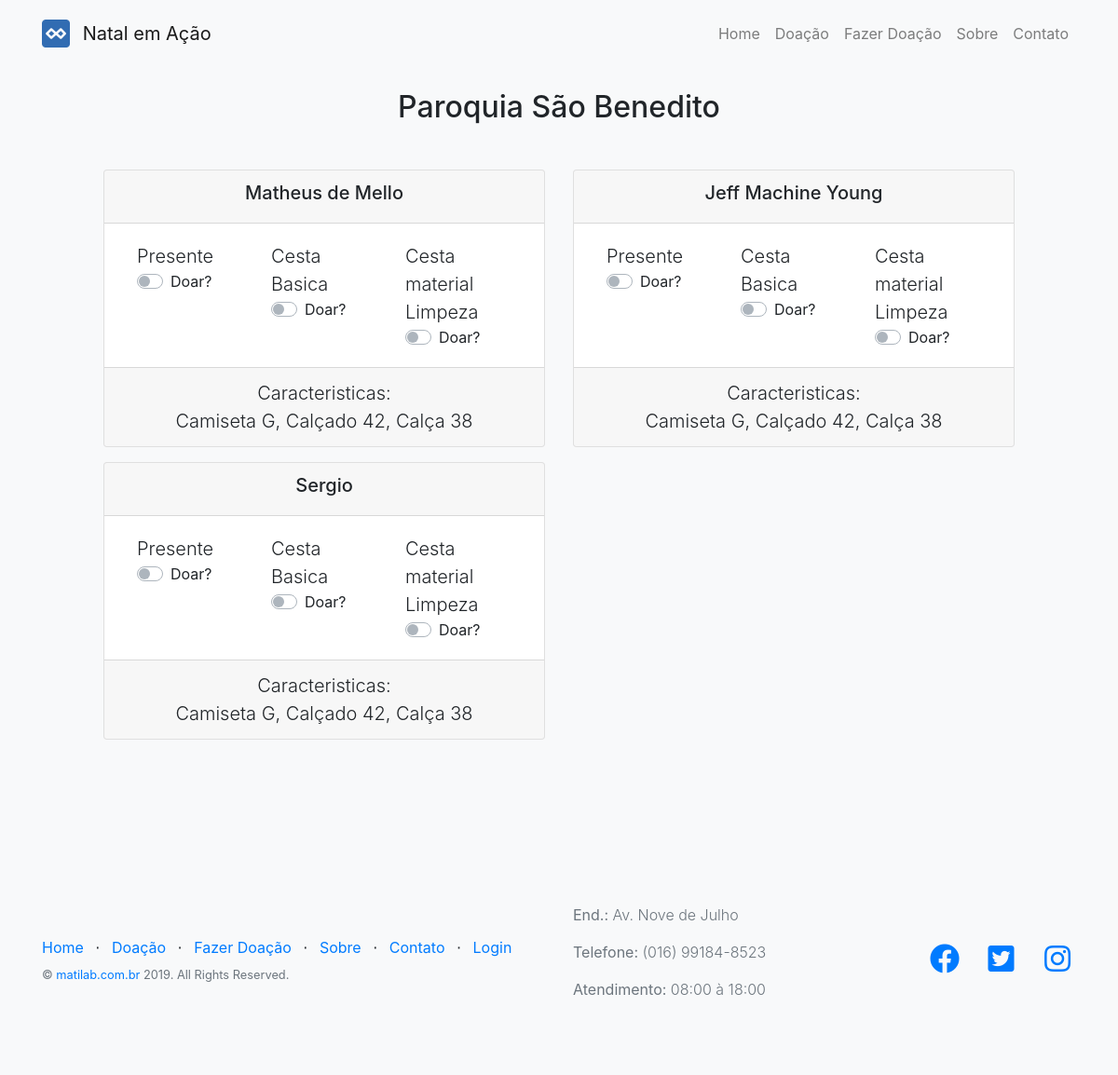
The app's page /doacao/doar with its own data.
### tables this page shows
CREATE TABLE `tbl_pagina` (
  `id_pagina` int(11) NOT NULL AUTO_INCREMENT,
  `pagina` varchar(150) NOT NULL,
  `url` varchar(150) NOT NULL,
  `principal` enum('Não','Sim') NOT NULL DEFAULT 'Não',
  `configuracao` enum('Não','Sim') NOT NULL DEFAULT 'Não',
  `ativo` enum('Ativo','Desativado') NOT NULL DEFAULT 'Ativo',
  `ordem` int(3) NOT NULL,
  PRIMARY KEY (`id_pagina`)
);

CREATE TABLE `tbl_entidade` (
  `id_entidade` int(11) NOT NULL AUTO_INCREMENT,
  `nome_entidade` varchar(150) NOT NULL,
  `nome_fantasia` varchar(250) NOT NULL,
  `endereco` varchar(250) NOT NULL,
  `numero` varchar(10) NOT NULL,
  `telefone` varchar(12) NOT NULL,
  `complemento` varchar(100) DEFAULT NULL,
  `ativo` enum('Ativo','Desativado') NOT NULL DEFAULT 'Ativo',
  PRIMARY KEY (`id_entidade`)
);

CREATE TABLE `tbl_movimento` (
  `id_movimento` int(11) NOT NULL AUTO_INCREMENT,
  `id_entidade` int(11) NOT NULL,
  `id_beneficiado` int(11) NOT NULL,
  `dt_periodo` date NOT NULL,
  PRIMARY KEY (`id_movimento`),
  KEY `fk_mov_entidade` (`id_entidade`),
  KEY `fk_mov_benef` (`id_beneficiado`),
  CONSTRAINT `fk_mov_benef` FOREIGN KEY (`id_beneficiado`) REFERENCES `tbl_beneficiado` (`id_beneficiado`),
  CONSTRAINT `fk_mov_entidade` FOREIGN KEY (`id_entidade`) REFERENCES `tbl_entidade` (`id_entidade`)
);

CREATE TABLE `tbl_beneficiado` (
  `id_beneficiado` int(11) NOT NULL AUTO_INCREMENT,
  `id_entidade` int(11) NOT NULL,
  `nome_benef` varchar(250) NOT NULL,
  `nr_rg_cpf` varchar(14) NOT NULL,
  `endereco` varchar(250) NOT NULL,
  `numero` varchar(10) NOT NULL,
  `telefone` varchar(12) NOT NULL,
  `complemento` varchar(100) DEFAULT NULL,
  `ativo` enum('Ativo','Desativado') NOT NULL DEFAULT 'Ativo',
  `caracteristicas` varchar(150) NOT NULL,
  PRIMARY KEY (`id_beneficiado`),
  KEY `fk_entidade_benef` (`id_entidade`),
  CONSTRAINT `fk_entidade_benef` FOREIGN KEY (`id_entidade`) REFERENCES `tbl_entidade` (`id_entidade`)
);

### application/libraries/Template.php (called while the page is built, shortened)
<?php
class Template {
	protected $CI;
	protected $data = [];
  public function __construct()
  {
    $this->CI =& get_instance();
    $this->data['arrCss'] = [];
  }
  public function show($view, $vars = array(), $return = FALSE)
  {
    $this->CI->load->model('Configuracao_model', 'cfg');
    $this->data['head'] = $this->CI->cfg->getPaginaConfig('cabecalho');
    $this->data['foot'] = $this->CI->cfg->getPaginaConfig('rodape');
    $this->data['pages'] = $this->CI->cfg->getPaginas();
    $this->data = array_merge($this->data, $vars);
    $this->CI->load->view('pagina/comuns/header', $this->data);
    $this->CI->load->view($view, $this->data, $return);
    $this->CI->load->view('pagina/comuns/footer', $this->data);
  }
  private function setJS(){
    $this->data['arrJS'] = [];
    array_push($this->data['arrJS'], base_url_webapp("js/componentes/bootstrap/jquery.min.js"));
    array_push($this->data['arrJS'], base_url_webapp("js/componentes/bootstrap/bootstrap.bundle.min.js"));
    array_push($this->data['arrJS'], base_url_webapp("js/componentes/bootstrap/bootstrap.min.js"));
  }
  public function addCssWebapp($css){
    array_push($this->data['arrCss'], base_url_webapp("$css"));
  }
}

### application/controllers/Welcome.php (called while the page is built, shortened)
<?php
class Welcome extends MY_Controller {
	public function index($slug = 'home')
	{
    	$this->data['slug'] = $slug;
		if (method_exists($this, $slug))
			$this->$slug();
		else
			show_404();
	}
	private function doar(){
		$this->template->addCssWebapp('css/style/main-page.css');
		$this->data['doar'] = $this->projetos->getPaginaCampos('doar');
		$this->data['movimentos'] = $this->projetos->getMovimentos();
		$this->template->show('pagina/doar', $this->data);
	}
}

### index.php (called while the page is built, shortened)
<?php
require_once BASEPATH.'core/CodeIgniter.php';

### application/helpers/funcoes_helper.php (called while the page is built, shortened)
<?php if ( ! defined('BASEPATH')) exit('No direct script access allowed');
function base_url_webapp($uri = '', $protocol = NULL) {
	$CI =& get_instance();
	$uri = 'assets/webapp/' . $uri;
	return $CI->config->base_url($uri, $protocol);
}
function nome_projeto(){
  return "Natal em Ação";
}
function is_set($array, $param){
  return isset($array[$param]) ? $array[$param] : "";
}

### application/models/Configuracao_model.php (called while the page is built, shortened)
<?php
class Configuracao_model extends CI_Model {
  public function getPaginas() {
    return $this->db->order_by('ordem')->get_where('tbl_pagina', ['ativo' => 'Ativo', 'configuracao' => 'Não'])->result();
  }
}

### application/models/Projetos_model.php (called while the page is built, shortened)
<?php
class Projetos_model extends CI_Model {
  public function getEntidades(){
    return $this->db->get_where('tbl_entidade',['ativo' => 'Ativo'])->result();
  }
  public function getBeneficiado($id){
    return $this->db->get_where('tbl_beneficiado',['ativo' => 'Ativo', 'id_beneficiado' => $id])->row();
  }
  public function getMovimentos(){
    $entidades = $this->getEntidades();
    foreach ($entidades as $key1 => $entidade) {
      $movs = $this->db->get_where('tbl_movimento', ['id_entidade' => $entidade->id_entidade])->result();
      foreach ($movs as $key => $mov) {
        $movs[$key]->benefeciado = $this->getBeneficiado($mov->id_beneficiado);
      }
      $entidades[$key1]->beneficiados = $movs;
    }
    return $entidades;
  }
}

### application/views/pagina/doar.php (the view, shortened to what this page needs)
<?php foreach ($movimentos as $mov) : ?>
  <section class="features-icons text-center p-5 m-5" id="doacao">
    <div class="container">
      <h2 class="mb-5"><?= $mov->nome_fantasia ?></h2>
      <div class="row">
      	<?php foreach ($mov->beneficiados as $benef) : ?>
        <div class="col-lg-6">
          <div class=" mx-auto mb-5 mb-lg-0 mb-lg-3">
			<div class="card">
			  <div class="card-header">
			    <h5><?= $benef->benefeciado->nome_benef ?></h5>
			  </div>
			  <div class="card-body">
			  	<div class="container">
			  		<div class="row text-left">
					  	<div class="col-lg-4">
					  		<p class="lead mb-0"> Presente </p>
						  	<div class="custom-control custom-switch mb-auto">
							  <label class="custom-control-label" for="customSwitch1">Doar?</label>
							</div>
						</div>
					  	<div class="col-lg-4">
					  		<p class="lead mb-0"> Cesta Basica </p>
						  	<div class="custom-control custom-switch mb-auto">
							  <label class="custom-control-label" for="customSwitch1">Doar?</label>
							</div>
						</div>
					  	<div class="col-lg-4">
					  		<p class="lead mb-0"> Cesta material Limpeza </p>
						  	<div class="custom-control custom-switch mb-auto">
							  <label class="custom-control-label" for="customSwitch1">Doar?</label>
							</div>
						</div>
					</div>
				</div>
			  </div>
			  <div class="card-footer">
	         	<p class="lead mb-0">Caracteristicas:</p>
	            <p class="lead mb-0"><?= $benef->benefeciado->caracteristicas ?></p>
			  </div>
			</div>
          </div>
        </div>
    	<?php endforeach; ?>
      </div>
    </div>
  </section>
<?php endforeach; ?>

### application/views/pagina/comuns/header.php (shortened to what this page needs)
<!DOCTYPE html>
<html lang="en">
  <head>
    <link href="<?= base_url_webapp("css/components/fontawesome-free/all.min.css") ?>" rel="stylesheet">
    <link href="<?= base_url_webapp("css/components/simple-line-icons/css/simple-line-icons.css") ?>" rel="stylesheet" type="text/css">
    <link rel="stylesheet" href="<?= base_url_webapp("css/master.css") ?>">
    <?php if(isset($arrCss)) foreach($arrCss as $css): ?>
    <link rel="stylesheet" href="<?= $css ?>">
    <?php endforeach; ?>
  </head>
  <body class="bg-light">
	<nav class="navbar navbar-expand-lg fixed-top navbar-light bg-light py-3">
    <div class="container">
      <a class="navbar-brand" href="<?= base_url() ?>">
        <img src="<?= base_url("assets/images/apple-touch-icon.png") ?>" width="30" height="30" class="d-inline-block align-top mr-2" alt="">
        <?= nome_projeto() ?>
      </a>
      <div class="collapse navbar-collapse" id="navbarNav">
        <ul class="navbar-nav ml-auto">
          <?php foreach($pages as $page): ?>
          <li class="nav-item">
            <a class="nav-link" href="<?= base_url($page->url) ?>"><?= $page->pagina ?></a>
          </li>
          <?php endforeach; ?>
        </ul>
      </div>
    </div>
	</nav>

### application/views/pagina/comuns/footer.php (shortened to what this page needs)
<?php if (isset($foot)) : ?>
  <footer class="footer mt-auto bg-light" id="contato">
    <div class="container">
      <div class="row">
        <div class="col-lg-6 h-100 text-center text-lg-left my-auto">
          <ul class="list-inline mb-2">
            <?php foreach($pages as $page): ?>
            <li class="list-inline-item">
              <a href="<?= base_url($page->url) ?>"><?= $page->pagina ?></a>
            </li>
            <li class="list-inline-item">&sdot;</li>
            <?php endforeach; ?>
            <li class="list-inline-item">
              <a href="<?= base_url("accounts/login") ?>">Login</a>
            </li>
          </ul>
          <p class="text-muted small mb-4 mb-lg-0">&copy; <a href="http://www.matilab.com.br" target="_blank">matilab.com.br</a> 2019. All Rights Reserved.</p>
        </div>
        <div class="col-lg-3 h-100 text-center text-lg-left my-auto">
          <?php if (is_set($foot, 'endereco') !== ''): ?>
          <p class="text-muted font-weight-light"><b>End.:</b> <?= is_set($foot, 'endereco') ?></p>
          <?php endif; ?>
          <?php if (is_set($foot, 'telefone') !== ''): ?>
          <p class="text-muted font-weight-light"><b>Telefone:</b> <?= is_set($foot, 'telefone') ?></p>
          <?php endif; ?>
          <?php if (is_set($foot, 'horario') !== ''): ?>
          <p class="text-muted font-weight-light"><b>Atendimento:</b> <?= is_set($foot, 'horario') ?></p>
          <?php endif; ?>
        </div>
        <div class="col-lg-3 h-100 text-center text-lg-right my-auto">
          <ul class="list-inline mb-0">
            <?php if (is_set($foot, 'facebook') !== ''): ?>
            <li class="list-inline-item mr-3">
              <a href="<?= is_set($foot, 'facebook') ?>">
                <i class="fab fa-facebook fa-2x fa-fw"></i>
              </a>
            </li>
            <?php endif; ?>
            <?php if (is_set($foot, 'twitter') !== ''): ?>
            <li class="list-inline-item mr-3">
              <a href="<?= is_set($foot, 'twitter') ?>">
                <i class="fab fa-twitter-square fa-2x fa-fw"></i>
              </a>
            </li>
            <?php endif; ?>
            <?php if (is_set($foot, 'instagram') !== ''): ?>
            <li class="list-inline-item">
              <a href="<?= is_set($foot, 'instagram') ?>">
                <i class="fab fa-instagram fa-2x fa-fw"></i>
              </a>
            </li>
            <?php endif; ?>
          </ul>
        </div>
      </div>
    </div>
  </footer>
<?php endif; ?>
  </body>
</html>

### assets/webapp/css/style/main-page.css (style rules this page uses)
.features-icons { padding-top: 7rem; padding-bottom: 7rem; }
footer.footer { padding-top: 4rem; padding-bottom: 4rem; }

### records on screen
tbl_pagina: pagina "Home"
tbl_pagina: pagina "Doação"
tbl_pagina: pagina "Fazer Doação"
tbl_pagina: pagina "Sobre"
tbl_pagina: pagina "Contato"
tbl_entidade: nome_fantasia "Paroquia São Benedito"
tbl_movimento: id_beneficiado.nome_benef "Matheus de Mello", id_beneficiado.caracteristicas "Camiseta G, Calçado 42, Calça 38"
tbl_movimento: id_beneficiado.nome_benef "Jeff Machine Young", id_beneficiado.caracteristicas "Camiseta G, Calçado 42, Calça 38"
tbl_movimento: id_beneficiado.nome_benef "Sergio", id_beneficiado.caracteristicas "Camiseta G, Calçado 42, Calça 38"

### other values on screen
nome_projeto() "Natal em Ação"
is_set($foot, 'endereco') "Av. Nove de Julho"
is_set($foot, 'telefone') "(016) 99184-8523"
is_set($foot, 'horario') "08:00 à 18:00"
